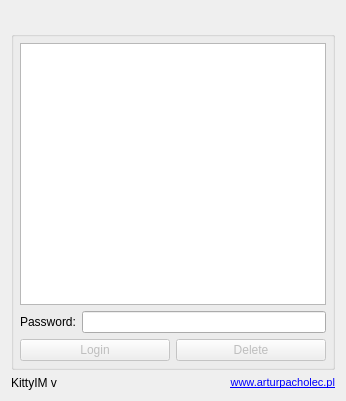
<?xml version="1.0" encoding="UTF-8"?>
<ui version="4.0">
 <class>Core::ProfileDialog</class>
 <widget class="QDialog" name="Core::ProfileDialog">
  <property name="geometry">
   <rect>
    <x>0</x>
    <y>0</y>
    <width>346</width>
    <height>401</height>
   </rect>
  </property>
  <property name="windowTitle">
   <string>Dialog</string>
  </property>
  <layout class="QVBoxLayout" name="verticalLayout">
   <item>
    <widget class="QLabel" name="logoLabel">
     <property name="pixmap">
      <pixmap resource="../core.qrc">:/core/images/logo.png</pixmap>
     </property>
     <property name="alignment">
      <set>Qt::AlignCenter</set>
     </property>
    </widget>
   </item>
   <item>
    <widget class="QGroupBox" name="profilesGroupBox">
     <property name="title">
      <string/>
     </property>
     <layout class="QGridLayout">
      <property name="margin">
       <number>6</number>
      </property>
      <item row="0" column="0">
       <widget class="QTreeWidget" name="profileTree">
        <property name="iconSize">
         <size>
          <width>48</width>
          <height>48</height>
         </size>
        </property>
        <property name="verticalScrollMode">
         <enum>QAbstractItemView::ScrollPerPixel</enum>
        </property>
        <property name="indentation">
         <number>0</number>
        </property>
        <property name="headerHidden">
         <bool>true</bool>
        </property>
        <column>
         <property name="text">
          <string notr="true"/>
         </property>
        </column>
       </widget>
      </item>
      <item row="1" column="0">
       <layout class="QHBoxLayout" name="passwordHorizontalLayout">
        <item>
         <widget class="QLabel" name="passwordLabel">
          <property name="text">
           <string>Password:</string>
          </property>
         </widget>
        </item>
        <item>
         <widget class="QLineEdit" name="passwordEdit">
          <property name="echoMode">
           <enum>QLineEdit::Password</enum>
          </property>
         </widget>
        </item>
       </layout>
      </item>
      <item row="2" column="0">
       <layout class="QHBoxLayout" name="buttonsHorizontalLayout">
        <item>
         <widget class="QPushButton" name="loginButton">
          <property name="enabled">
           <bool>false</bool>
          </property>
          <property name="text">
           <string>Login</string>
          </property>
         </widget>
        </item>
        <item>
         <widget class="QPushButton" name="deleteButton">
          <property name="enabled">
           <bool>false</bool>
          </property>
          <property name="text">
           <string>Delete</string>
          </property>
         </widget>
        </item>
       </layout>
      </item>
     </layout>
    </widget>
   </item>
   <item>
    <layout class="QHBoxLayout" name="infoHorizontalLayout">
     <item>
      <widget class="QLabel" name="versionLabel">
       <property name="text">
        <string notr="true">KittyIM v</string>
       </property>
      </widget>
     </item>
     <item>
      <widget class="QLabel" name="websiteLabel">
       <property name="text">
        <string notr="true">&lt;!DOCTYPE HTML PUBLIC &quot;-//W3C//DTD HTML 4.0//EN&quot; &quot;http://www.w3.org/TR/REC-html40/strict.dtd&quot;&gt;
&lt;html&gt;&lt;head&gt;&lt;meta name=&quot;qrichtext&quot; content=&quot;1&quot; /&gt;&lt;style type=&quot;text/css&quot;&gt;
p, li { white-space: pre-wrap; }
&lt;/style&gt;&lt;/head&gt;&lt;body style=&quot; font-family:'MS Shell Dlg 2'; font-size:8pt; font-weight:400; font-style:normal;&quot;&gt;
&lt;p style=&quot; margin-top:0px; margin-bottom:0px; margin-left:0px; margin-right:0px; -qt-block-indent:0; text-indent:0px;&quot;&gt;&lt;a href=&quot;http://www.arturpacholec.pl/&quot;&gt;&lt;span style=&quot; text-decoration: underline; color:#0000ff;&quot;&gt;www.arturpacholec.pl&lt;/span&gt;&lt;/a&gt;&lt;/p&gt;&lt;/body&gt;&lt;/html&gt;</string>
       </property>
       <property name="alignment">
        <set>Qt::AlignRight|Qt::AlignTrailing|Qt::AlignVCenter</set>
       </property>
       <property name="openExternalLinks">
        <bool>true</bool>
       </property>
      </widget>
     </item>
    </layout>
   </item>
  </layout>
 </widget>
 <resources>
  <include location="../core.qrc"/>
 </resources>
 <connections>
  <connection>
   <sender>passwordEdit</sender>
   <signal>returnPressed()</signal>
   <receiver>loginButton</receiver>
   <slot>click()</slot>
   <hints>
    <hint type="sourcelabel">
     <x>106</x>
     <y>327</y>
    </hint>
    <hint type="destinationlabel">
     <x>46</x>
     <y>352</y>
    </hint>
   </hints>
  </connection>
  <connection>
   <sender>profileTree</sender>
   <signal>itemDoubleClicked(QTreeWidgetItem*,int)</signal>
   <receiver>Core::ProfileDialog</receiver>
   <slot>loginProfile()</slot>
   <hints>
    <hint type="sourcelabel">
     <x>27</x>
     <y>202</y>
    </hint>
    <hint type="destinationlabel">
     <x>172</x>
     <y>200</y>
    </hint>
   </hints>
  </connection>
  <connection>
   <sender>loginButton</sender>
   <signal>clicked()</signal>
   <receiver>Core::ProfileDialog</receiver>
   <slot>loginProfile()</slot>
   <hints>
    <hint type="sourcelabel">
     <x>93</x>
     <y>351</y>
    </hint>
    <hint type="destinationlabel">
     <x>172</x>
     <y>200</y>
    </hint>
   </hints>
  </connection>
  <connection>
   <sender>deleteButton</sender>
   <signal>clicked()</signal>
   <receiver>Core::ProfileDialog</receiver>
   <slot>deleteProfile()</slot>
   <hints>
    <hint type="sourcelabel">
     <x>252</x>
     <y>351</y>
    </hint>
    <hint type="destinationlabel">
     <x>172</x>
     <y>200</y>
    </hint>
   </hints>
  </connection>
  <connection>
   <sender>profileTree</sender>
   <signal>currentItemChanged(QTreeWidgetItem*,QTreeWidgetItem*)</signal>
   <receiver>Core::ProfileDialog</receiver>
   <slot>updateControls(QTreeWidgetItem*)</slot>
   <hints>
    <hint type="sourcelabel">
     <x>172</x>
     <y>225</y>
    </hint>
    <hint type="destinationlabel">
     <x>172</x>
     <y>200</y>
    </hint>
   </hints>
  </connection>
 </connections>
 <slots>
  <slot>updateControls(QTreeWidgetItem*)</slot>
  <slot>loginProfile()</slot>
  <slot>deleteProfile()</slot>
 </slots>
</ui>
